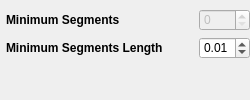
       <widget class="QDockWidget" name="dockWidgetCurveToLineConversion">
        <property name="font">
         <font>
          <pointsize>14</pointsize>
          <bold>true</bold>
         </font>
        </property>
        <property name="styleSheet">
         <string notr="true">QDockWidget::title { background-color: rgb(200, 200, 200);}</string>
        </property>
        <property name="windowTitle">
         <string> Curve To Line Conversion</string>
        </property>
        <widget class="QWidget" name="dockWidgetContents_9">
         <layout class="QVBoxLayout" name="verticalLayout_11">
          <property name="leftMargin">
           <number>6</number>
          </property>
          <property name="rightMargin">
           <number>0</number>
          </property>
          <property name="bottomMargin">
           <number>22</number>
          </property>
          <item>
           <layout class="QFormLayout" name="formLayoutCurveToLineConversion">
            <property name="labelAlignment">
             <set>Qt::AlignLeading|Qt::AlignLeft|Qt::AlignVCenter</set>
            </property>
            <property name="formAlignment">
             <set>Qt::AlignLeading|Qt::AlignLeft|Qt::AlignTop</set>
            </property>
            <property name="verticalSpacing">
             <number>6</number>
            </property>
            <item row="0" column="0">
             <widget class="QLabel" name="label_CurveToLineConversion_MinimumNbSegments">
              <property name="font">
               <font>
                <pointsize>9</pointsize>
                <bold>true</bold>
               </font>
              </property>
              <property name="text">
               <string>Minimum Segments</string>
              </property>
             </widget>
            </item>
            <item row="0" column="1">
             <widget class="QSpinBox" name="spinBox_CurveToLineConversion_MinimumNbSegments">
              <property name="enabled">
               <bool>false</bool>
              </property>
              <property name="font">
               <font>
                <pointsize>9</pointsize>
                <bold>false</bold>
               </font>
              </property>
             </widget>
            </item>
            <item row="1" column="0">
             <widget class="QLabel" name="label_CurveToLineConversion_MinimumSegmentsLength">
              <property name="font">
               <font>
                <pointsize>9</pointsize>
                <bold>true</bold>
               </font>
              </property>
              <property name="text">
               <string>Minimum Segments Length         </string>
              </property>
             </widget>
            </item>
            <item row="1" column="1">
             <widget class="QDoubleSpinBox" name="doubleSpinBox_CurveToLineConversion_MinimumSegmentsLength">
              <property name="font">
               <font>
                <pointsize>9</pointsize>
                <bold>false</bold>
               </font>
              </property>
              <property name="maximum">
               <double>1.000000000000000</double>
              </property>
              <property name="singleStep">
               <double>0.010000000000000</double>
              </property>
              <property name="value">
               <double>0.010000000000000</double>
              </property>
             </widget>
            </item>
           </layout>
          </item>
         </layout>
        </widget>
       </widget>
